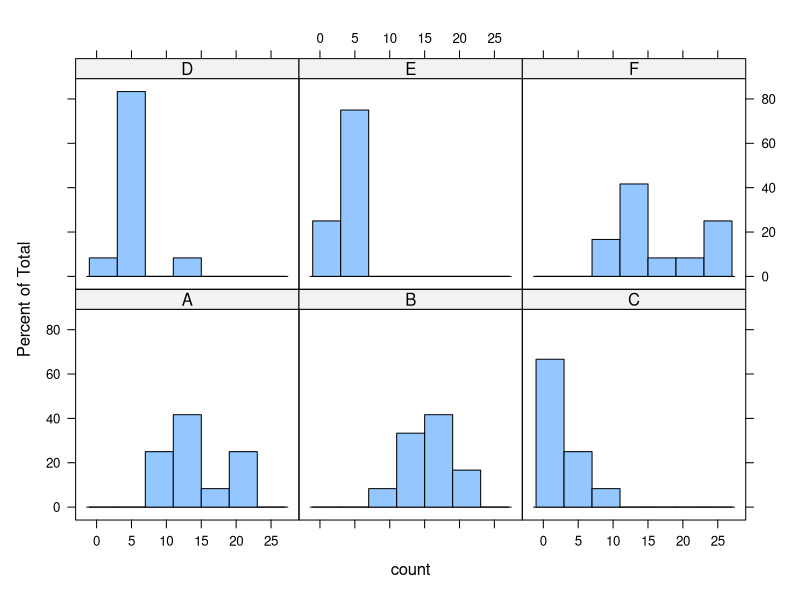
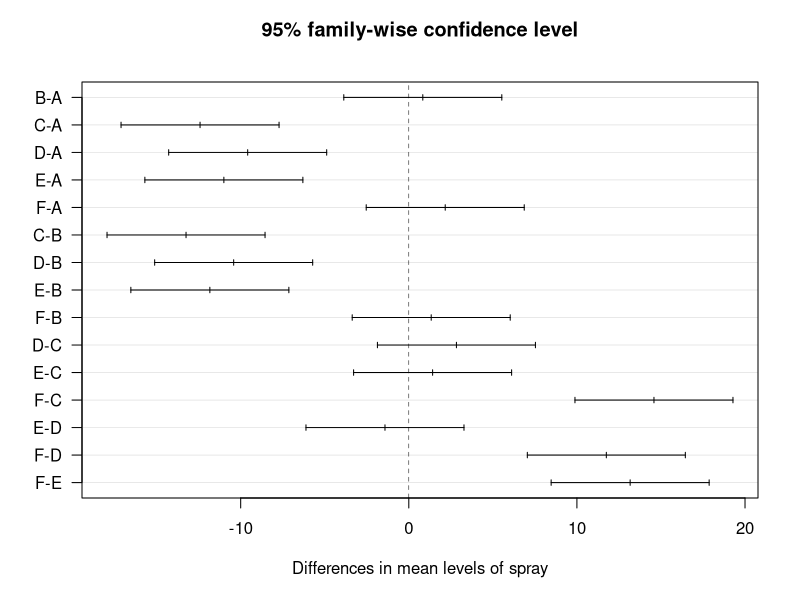

Source code (R) for these figures, in order:
# we 'll use the insectsprays dataset
str(InsectSprays)
InsectSprays
# Optional test for normality
library(lattice)
histogram(~count | spray, data = InsectSprays)

with(InsectSprays, tapply(count, spray, shapiro.test))

# we want to model the means of variable count
# as a function of the variable spray
aov_model <- aov(count ~ spray, data = InsectSprays)
aov_model

summary(aov_model)

# p < .0001 provides the evdience that the 6 sprays
# are not all the same

# models.table function allows us to examines the individual levels
# of factors. creates 2 tables
model.tables(aov_model, type = 'effects')
# spray E on average had 6 bugs fewer than the average over all fields
# on fields where A was used, farmers found on average
# 5 bugs more compared to the overall mean

# test the pairwise differences between the sprays 
# pairwise comparison test can be used to determine which group
# differences are statistically significant

comparisons <- TukeyHSD(aov_model)
# model now contains list of where each element is named
# after one factor in the model
comparisons$spray['D-C',]
comparisons$spray['F-C',]
comparisons$spray['F-E',]

plot(comparisons, las = 1)
